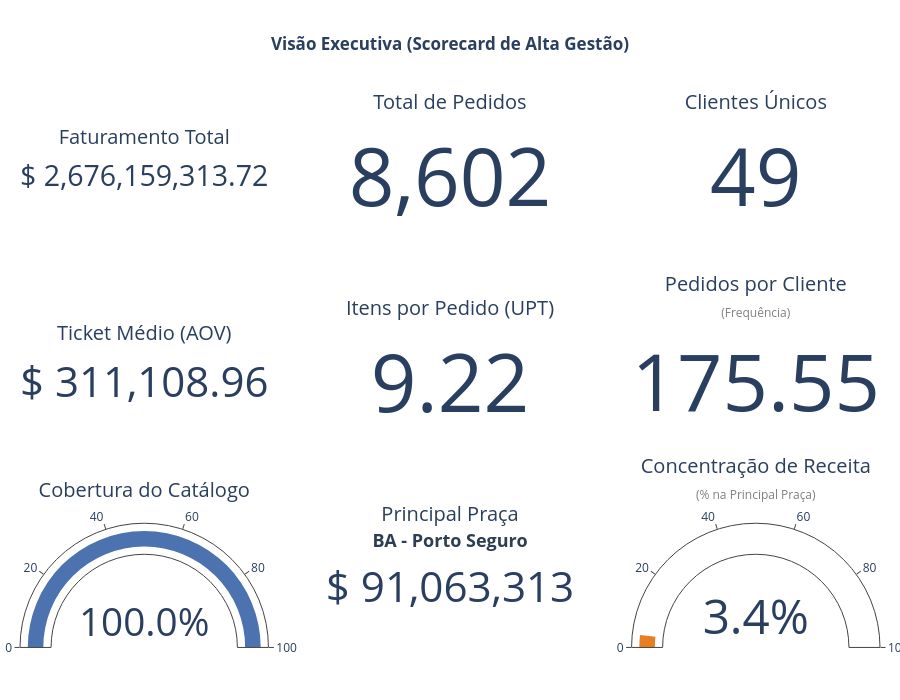

Notebook code for this chart:
### Markdown cell above
### 1.2 Visão Ampliada

### Code cell
import plotly.graph_objects as go
from plotly.subplots import make_subplots

# ==========================================
# DATA PREPARATION
# ==========================================
if 'price' not in df_sales.columns:
    df_sales = df_sales.merge(
        df_products[['code', 'price']], 
        left_on='id_product', 
        right_on='code', 
        how='left'
    )

if 'location' not in df_sales.columns:
    df_sales = df_sales.merge(
        df_clients[['code', 'location']], 
        left_on='id_client', 
        right_on='code',
        how='left'
    )

df_sales['revenue'] = df_sales['qtd'] * df_sales['price']
total_revenue = df_sales['revenue'].sum()
total_units_sold = df_sales['qtd'].sum()
total_products_catalog = df_products['code'].nunique()
total_products_sold = df_sales['id_product'].nunique()
total_customers = df_sales['id_client'].nunique()

df_sales['order_id'] = df_sales['id_client'].astype(str) + '_' + df_sales['sale_date'].astype(str)
total_orders = df_sales['order_id'].nunique()

catalog_coverage = (total_products_sold / total_products_catalog) * 100
average_ticket = total_revenue / total_orders if total_orders > 0 else 0
units_per_order = total_units_sold / total_orders if total_orders > 0 else 0

purchase_frequency = total_orders / total_customers if total_customers > 0 else 0

df_geo = df_sales.groupby('location')['revenue'].sum().reset_index()
top_location_name = df_geo.loc[df_geo['revenue'].idxmax(), 'location']
top_location_revenue = df_geo['revenue'].max()
top_location_share = (top_location_revenue / total_revenue) * 100

# ==========================================
# VISUALIZATION
# ==========================================
fig_kpis = make_subplots(
    rows=3, cols=3,
    specs=[[{'type': 'indicator'}, {'type': 'indicator'}, {'type': 'indicator'}],
           [{'type': 'indicator'}, {'type': 'indicator'}, {'type': 'indicator'}],
           [{'type': 'indicator'}, {'type': 'indicator'}, {'type': 'indicator'}]]
)

fig_kpis.add_trace(go.Indicator(
    mode="number", value=total_revenue,
    number={'prefix': "$ ", 'valueformat': ",.2f"}, 
    title={"text": "Faturamento Total"}
), row=1, col=1)

fig_kpis.add_trace(go.Indicator(
    mode="number", value=total_orders,
    number={'valueformat': ","},
    title={"text": "Total de Pedidos"}
), row=1, col=2)

fig_kpis.add_trace(go.Indicator(
    mode="number", value=total_customers,
    number={'valueformat': ","},
    title={"text": "Clientes Únicos"}
), row=1, col=3)

fig_kpis.add_trace(go.Indicator(
    mode="number", value=average_ticket,
    number={'prefix': "$ ", 'valueformat': ",.2f"},
    title={"text": "Ticket Médio (AOV)"}
), row=2, col=1)

fig_kpis.add_trace(go.Indicator(
    mode="number", value=units_per_order,
    number={'valueformat': ".2f"},
    title={"text": "Itens por Pedido (UPT)"}
), row=2, col=2)

fig_kpis.add_trace(go.Indicator(
    mode="number", value=purchase_frequency,
    number={'valueformat': ".2f"},
    title={"text": "Pedidos por Cliente<br><span style='font-size:12px;color:gray'>(Frequência)</span>"}
), row=2, col=3)

fig_kpis.add_trace(go.Indicator(
    mode="number+gauge", value=catalog_coverage,
    number={'suffix': "%", 'valueformat': ".1f"},
    gauge={'axis': {'range': [0, 100]}, 'bar': {'color': "#4C72B0"}},
    title={"text": "Cobertura do Catálogo"}
), row=3, col=1)

fig_kpis.add_trace(go.Indicator(
    mode="number", value=top_location_revenue,
    number={'prefix': "$ ", 'valueformat': ",.0f"},
    title={"text": f"Principal Praça<br><span style='font-size:18px;color:#2C3E50'><b>{top_location_name}</b></span>"}
), row=3, col=2)

fig_kpis.add_trace(go.Indicator(
    mode="number+gauge", value=top_location_share,
    number={'suffix': "%", 'valueformat': ".1f"},
    gauge={'axis': {'range': [0, 100]}, 'bar': {'color': "#E67E22"}},
    title={"text": "Concentração de Receita<br><span style='font-size:12px;color:gray'>(% na Principal Praça)</span>"}
), row=3, col=3)

fig_kpis.update_layout(
    title_text="<b>Visão Executiva (Scorecard de Alta Gestão)</b>",
    title_x=0.5,
    height=700, 
    plot_bgcolor='white',
    margin=dict(t=100, b=40, l=20, r=20)
)

fig_kpis.show()

### Figure 1 — Plotly figure (JSON) as saved in the notebook; plotly's stock layout.template omitted (floating-point values rounded to 4 significant figures)
{"data": [{"domain": {"x": [0, 0.2889], "y": [0.7333, 1]}, "mode": "number", "number": {"prefix": "$ ", "valueformat": ",.2f"}, "title": {"text": "Faturamento Total"}, "type": "indicator", "value": 2676000000.0}, {"domain": {"x": [0.3556, 0.6444], "y": [0.7333, 1]}, "mode": "number", "number": {"valueformat": ","}, "title": {"text": "Total de Pedidos"}, "type": "indicator", "value": 8602}, {"domain": {"x": [0.7111, 1], "y": [0.7333, 1]}, "mode": "number", "number": {"valueformat": ","}, "title": {"text": "Clientes Únicos"}, "type": "indicator", "value": 49}, {"domain": {"x": [0, 0.2889], "y": [0.3667, 0.6333]}, "mode": "number", "number": {"prefix": "$ ", "valueformat": ",.2f"}, "title": {"text": "Ticket Médio (AOV)"}, "type": "indicator", "value": 311100.0}, {"domain": {"x": [0.3556, 0.6444], "y": [0.3667, 0.6333]}, "mode": "number", "number": {"valueformat": ".2f"}, "title": {"text": "Itens por Pedido (UPT)"}, "type": "indicator", "value": 9.22}, {"domain": {"x": [0.7111, 1], "y": [0.3667, 0.6333]}, "mode": "number", "number": {"valueformat": ".2f"}, "title": {"text": "Pedidos por Cliente<br><span style='font-size:12px;color:gray'>(Frequência)</span>"}, "type": "indicator", "value": 175.6}, {"domain": {"x": [0, 0.2889], "y": [0, 0.2667]}, "gauge": {"axis": {"range": [0, 100]}, "bar": {"color": "#4C72B0"}}, "mode": "number+gauge", "number": {"suffix": "%", "valueformat": ".1f"}, "title": {"text": "Cobertura do Catálogo"}, "type": "indicator", "value": 100}, {"domain": {"x": [0.3556, 0.6444], "y": [0, 0.2667]}, "mode": "number", "number": {"prefix": "$ ", "valueformat": ",.0f"}, "title": {"text": "Principal Praça<br><span style='font-size:18px;color:#2C3E50'><b>BA - Porto Seguro</b></span>"}, "type": "indicator", "value": 91060000.0}, {"domain": {"x": [0.7111, 1], "y": [0, 0.2667]}, "gauge": {"axis": {"range": [0, 100]}, "bar": {"color": "#E67E22"}}, "mode": "number+gauge", "number": {"suffix": "%", "valueformat": ".1f"}, "title": {"text": "Concentração de Receita<br><span style='font-size:12px;color:gray'>(% na Principal Praça)</span>"}, "type": "indicator", "value": 3.403}], "layout": {"height": 700, "margin": {"b": 40, "l": 20, "r": 20, "t": 100}, "plot_bgcolor": "white", "title": {"text": "<b>Visão Executiva (Scorecard de Alta Gestão)</b>", "x": 0.5}}}
